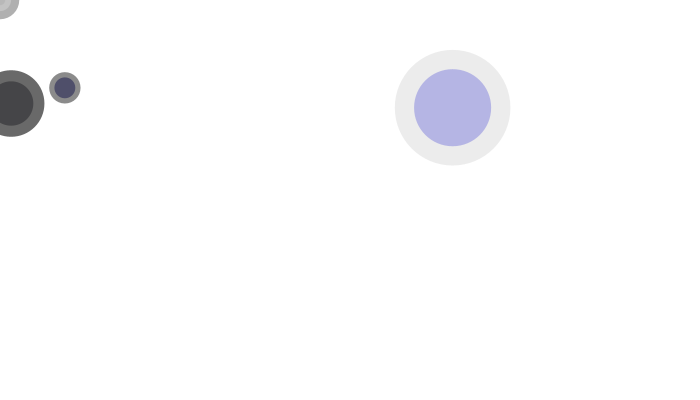
Frame 1 (no input)
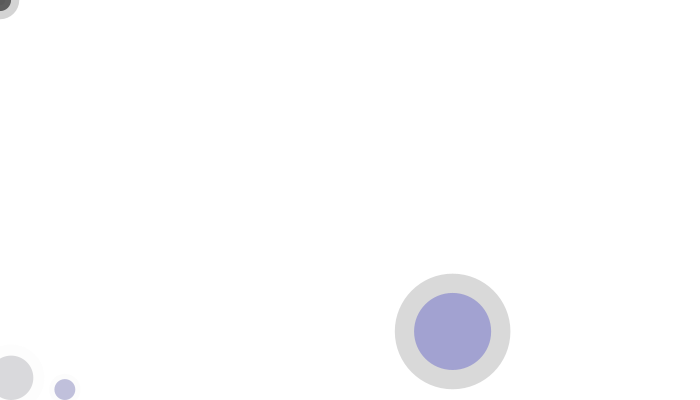
Frame 60 (the mouse pressed at the canvas centre just before this capture)
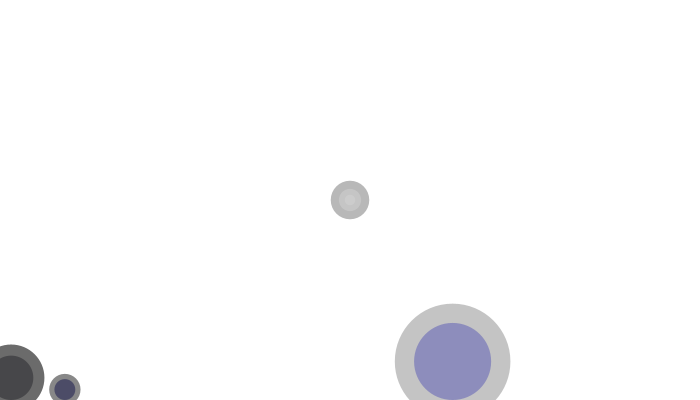
Frame 120 (the mouse held since frame 60 and released just before this capture)

The Processing sketch that drew these frames (run headless with seeded random() and noise(); from frame 60 on, the mouse is pressed at the canvas centre):

// Processing sketch: processing_48129
// ── processing_48129.pde

//author:Robertlun,ncku arch
//purpose: homework.fall,falling,fallen
//concept:press mouse adding flashing eggs!
//reference: from the teacher"Sheng-Fen Nik Chien."


// THE MAIN PART
int _num = 3;         
Circle[] _circleArr = {};  
void setup() {
  size(700,400);
  background(255);
  smooth();
  strokeWeight(1);
  fill(150, 50);
  drawCircles();
}
 
void draw() {
  background(255);
  for(int i=0; i<_circleArr.length; i++) {
    Circle thisCirc = _circleArr[i];
    thisCirc.updateMe();
  }
}
 
void mouseReleased() {
  drawCircles();
}
 
void drawCircles() {
  for (int i=0; i<_num; i++) {
    Circle thisCirc = new Circle(); 
    thisCirc.drawMe();  
    _circleArr = (Circle[])append(_circleArr, thisCirc);  
  }
}
 
// THE OBJECT PART
 
class Circle {
  float x, y;
  float radius;
  color linecol, fillcol;
  float alph;
  float xmove, ymove;
 
  Circle() {
    x = random(width);
    y = random(height);
    radius = random(30) + 10;
    linecol = color(0, 0, random(255));
    fillcol = color(0, 0, random(255));
    alph = random(255);
    //xmove = random(5) - 5;
    ymove = random(7) - 7;
  }
 
  void drawMe() {
    noStroke();
    fill(fillcol, alph);
    ellipse(x, y, radius*2, radius*2);
    noStroke();
    fill(random(255), alph);
    ellipse(mouseX, mouseY, radius, radius);
    noStroke();
    fill(random(255), alph);
    ellipse(x, y, radius*3, radius*3);
  }
   
  void updateMe() {
    x -= xmove;
    y -= ymove;
    //if (x > (width+radius)) { x = 0 - radius; }
    //if (x < (0-radius)) { x = width+radius; }
    if (y > (height-radius)) { y = height- radius; }
    //if (y < (0-radius)) { y = height+radius; }
    
    // THE LINE BETWEEN EACH EGG
    boolean touching = false;
    for (int i=0; i<_circleArr.length; i++) {
      Circle otherCirc = _circleArr[i];
      if (otherCirc != this) {
        float dis = dist(x, y, otherCirc.x, otherCirc.y);
        float overlap = dis - radius - otherCirc.radius;
        if (overlap < 0) {
          float midx, midy;
          midx = (x + otherCirc.x);
          midy = (y + otherCirc.y);
          stroke(255, 100);
          noFill();
          overlap *= -10;
          line(midx, midy, overlap,midx);
        }
      }
    }
    drawMe();
  }
}
